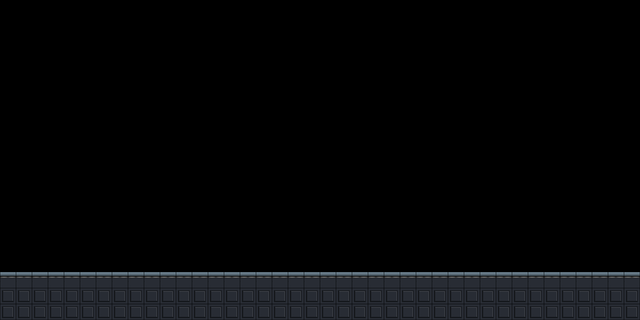

Tiled map render using the project's own tile images. Description and the whole map definition, tile-layer contents included, below:
An orthogonal 40x20 tile map with 16x16 px tiles, 1 tile layer (wg-tiles) and 2 objects (entry_left, exit_right).

<map version="1.10" tiledversion="1.11.2" orientation="orthogonal" renderorder="right-down" width="40" height="20" tilewidth="16" tileheight="16" infinite="0" nextlayerid="5" nextobjectid="10">
 <properties>
  <property name="chunk_id" value="break_03" />
  <property name="biome" value="cyberpunk" />
  <property name="difficulty" type="int" value="1" />
  <property name="tags" value="break" />
  <property name="min_enemies" type="int" value="0" />
  <property name="max_enemies" type="int" value="0" />
 </properties>
 <tileset firstgid="1" source="../levels/tilesets/cyberpunk-tiles.tsx" />
 <layer id="1" name="wg-tiles" width="40" height="20">
  <properties>
   <property name="render" type="bool" value="true" />
  </properties>
  <data encoding="csv">
0,0,0,0,0,0,0,0,0,0,0,0,0,0,0,0,0,0,0,0,0,0,0,0,0,0,0,0,0,0,0,0,0,0,0,0,0,0,0,0,
0,0,0,0,0,0,0,0,0,0,0,0,0,0,0,0,0,0,0,0,0,0,0,0,0,0,0,0,0,0,0,0,0,0,0,0,0,0,0,0,
0,0,0,0,0,0,0,0,0,0,0,0,0,0,0,0,0,0,0,0,0,0,0,0,0,0,0,0,0,0,0,0,0,0,0,0,0,0,0,0,
0,0,0,0,0,0,0,0,0,0,0,0,0,0,0,0,0,0,0,0,0,0,0,0,0,0,0,0,0,0,0,0,0,0,0,0,0,0,0,0,
0,0,0,0,0,0,0,0,0,0,0,0,0,0,0,0,0,0,0,0,0,0,0,0,0,0,0,0,0,0,0,0,0,0,0,0,0,0,0,0,
0,0,0,0,0,0,0,0,0,0,0,0,0,0,0,0,0,0,0,0,0,0,0,0,0,0,0,0,0,0,0,0,0,0,0,0,0,0,0,0,
0,0,0,0,0,0,0,0,0,0,0,0,0,0,0,0,0,0,0,0,0,0,0,0,0,0,0,0,0,0,0,0,0,0,0,0,0,0,0,0,
0,0,0,0,0,0,0,0,0,0,0,0,0,0,0,0,0,0,0,0,0,0,0,0,0,0,0,0,0,0,0,0,0,0,0,0,0,0,0,0,
0,0,0,0,0,0,0,0,0,0,0,0,0,0,0,0,0,0,0,0,0,0,0,0,0,0,0,0,0,0,0,0,0,0,0,0,0,0,0,0,
0,0,0,0,0,0,0,0,0,0,0,0,0,0,0,0,0,0,0,0,0,0,0,0,0,0,0,0,0,0,0,0,0,0,0,0,0,0,0,0,
0,0,0,0,0,0,0,0,0,0,0,0,0,0,0,0,0,0,0,0,0,0,0,0,0,0,0,0,0,0,0,0,0,0,0,0,0,0,0,0,
0,0,0,0,0,0,0,0,0,0,0,0,0,0,0,0,0,0,0,0,0,0,0,0,0,0,0,0,0,0,0,0,0,0,0,0,0,0,0,0,
0,0,0,0,0,0,0,0,0,0,0,0,0,0,0,0,0,0,0,0,0,0,0,0,0,0,0,0,0,0,0,0,0,0,0,0,0,0,0,0,
0,0,0,0,0,0,0,0,0,0,0,0,0,0,0,0,0,0,0,0,0,0,0,0,0,0,0,0,0,0,0,0,0,0,0,0,0,0,0,0,
0,0,0,0,0,0,0,0,0,0,0,0,0,0,0,0,0,0,0,0,0,0,0,0,0,0,0,0,0,0,0,0,0,0,0,0,0,0,0,0,
0,0,0,0,0,0,0,0,0,0,0,0,0,0,0,0,0,0,0,0,0,0,0,0,0,0,0,0,0,0,0,0,0,0,0,0,0,0,0,0,
0,0,0,0,0,0,0,0,0,0,0,0,0,0,0,0,0,0,0,0,0,0,0,0,0,0,0,0,0,0,0,0,0,0,0,0,0,0,0,0,
16,16,16,16,16,16,16,16,16,16,16,16,16,16,16,16,16,16,16,16,16,16,16,16,16,16,16,16,16,16,16,16,16,16,16,16,16,16,16,16,
28,28,28,28,28,28,28,28,28,28,28,28,28,28,28,28,28,28,28,28,28,28,28,28,28,28,28,28,28,28,28,28,28,28,28,28,28,28,28,28,
28,28,28,28,28,28,28,28,28,28,28,28,28,28,28,28,28,28,28,28,28,28,28,28,28,28,28,28,28,28,28,28,28,28,28,28,28,28,28,28
</data>
 </layer>
 <objectgroup id="2" name="Connections">
  <object id="1" name="entry_left" x="0" y="224" width="48" height="48">
   <properties>
    <property name="edge" value="left" />
    <property name="slot" type="int" value="0" />
   </properties>
  </object>
  <object id="2" name="exit_right" x="592" y="224" width="48" height="48">
   <properties>
    <property name="edge" value="right" />
    <property name="slot" type="int" value="0" />
   </properties>
  </object>
 </objectgroup>
</map>
